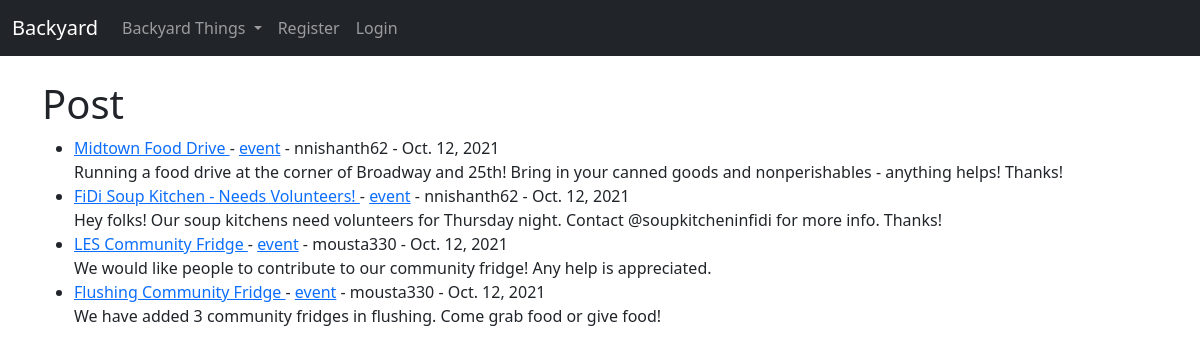
The app's page /, older data.
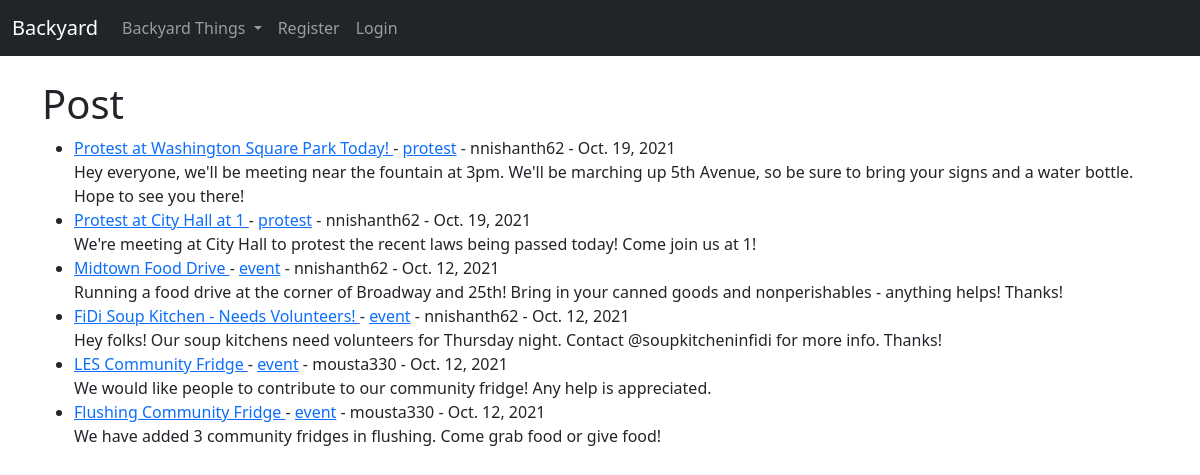
The same page, newer data.
### blog/models.py (models this page shows, shortened)
class Post(models.Model):
    title = models.CharField(max_length=255)
    title_tag = models.CharField(max_length=255)
    author = models.ForeignKey(User, on_delete=models.CASCADE)
    body = models.TextField()
    post_date = models.DateField(auto_now_add=True)
    category = models.CharField(max_length=255, default="event")
    likes = models.ManyToManyField(User, related_name = 'blog_post')

### blog/views.py (the view)
# urls.py: path('', HomeView.as_view(), name="home"),
class HomeView(ListView):
    model = Post
    template_name = 'home.html'
    ordering = ['-post_date']
    def get_context_data(self, *args, **kwargs):
        cat_menu = Category.objects.all()
        context = super(HomeView, self).get_context_data(*args, **kwargs)
        context["cat_menu"] = cat_menu
        return context

### blog/models.py (called while the page is built)
    def __str__(self):
        return self.name

### blog/templates/home.html (shortened to what this page needs)
{% extends 'base.html' %}
{% block content %}
<h1>Post</h1>
<ul>
	{% for post in object_list %}
	<li><a href = "{% url 'post_detail' post.pk %}">
		{{ post.title }}
	</a>
		- <a href="{% url 'category' post.category|slugify %}"> {{post.category}}</a>
		- {{ post.author }}
		- {{post.post_date}}
		<br/>
		{{ post.body }}</li>
	{% endfor %}
</ul>
{% endblock %}

### blog/templates/base.html (shortened to what this page needs)
 <!doctype html>
<html lang="en">
  <head>
    <link href="https://cdn.jsdelivr.net/npm/bootstrap@5.1.3/dist/css/bootstrap.min.css" rel="stylesheet">
  </head>
  <body>
  <nav class="navbar navbar-expand-lg navbar-dark bg-dark">
  <div class="container-fluid">
    <a class="navbar-brand" href="{% url 'home' %}">Backyard</a>
    <div class="collapse navbar-collapse" id="navbarSupportedContent">
      <ul class="navbar-nav me-auto mb-2 mb-lg-0">
        {% if cat_menu %}
        <li class="nav-item dropdown">
          <a class="nav-link dropdown-toggle" href="#" id="navbarDropdown" role="button" data-bs-toggle="dropdown" aria-expanded="false">
            Backyard Things
          </a>
        </li>
        {% else %}
        <li class="nav-item">
          <a class="nav-link" href="{% url 'category-list' %}">Backyard Things</a>
        </li>
        {% endif %}
        {% if user.is_authenticated %}
          <li class="nav-item">
            <a class="nav-link" href="{% url 'make_post' %}">Make Post</a>
          </li>
          <!--
          <li class="nav-item">
            <a class="nav-link" href="{% url 'add_category' %}">Add Category</a>
          </li>
          -->
          <li class="nav-item">
            <a class="nav-link" href="{% url 'logout' %}">Logout</a>
          </li>
        {% else %}
          <li class="nav-item">
            <a class="nav-link" href="{% url 'register' %}">Register</a>
          </li>
          <li class="nav-item">
            <a class="nav-link" href="{% url 'login' %}">Login</a>
          </li>
        {% endif %}
      </ul>
    </div>
  </div>
</nav>
    <div class="container">
    {% block content %}
    {% endblock %}
    </div>
  </body>
</html>

Row changes from the older to the newer data that the page shows:
added Post: title "Protest at Washington Square Park Today!", category "protest", author "nnishanth62", post_date "Oct. 19, 2021", body "Hey everyone, we'll be meeting near the fountain at 3pm. We'll be marching up 5th Avenue, so be sure to bring your signs and a water bottle. Hope to see you there!"
added Post: title "Protest at City Hall at 1", category "protest", author "nnishanth62", post_date "Oct. 19, 2021", body "We're meeting at City Hall to protest the recent laws being passed today! Come join us at 1!"
